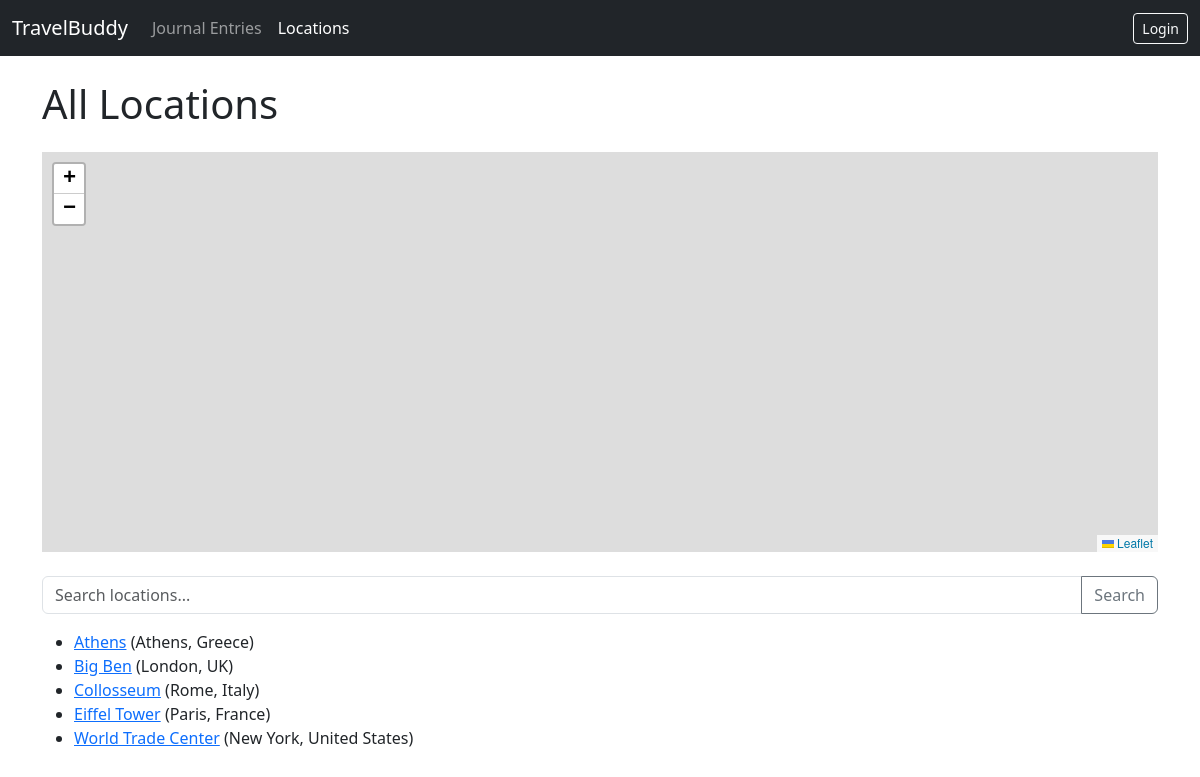
Page /project/locations/ on the earlier database version.
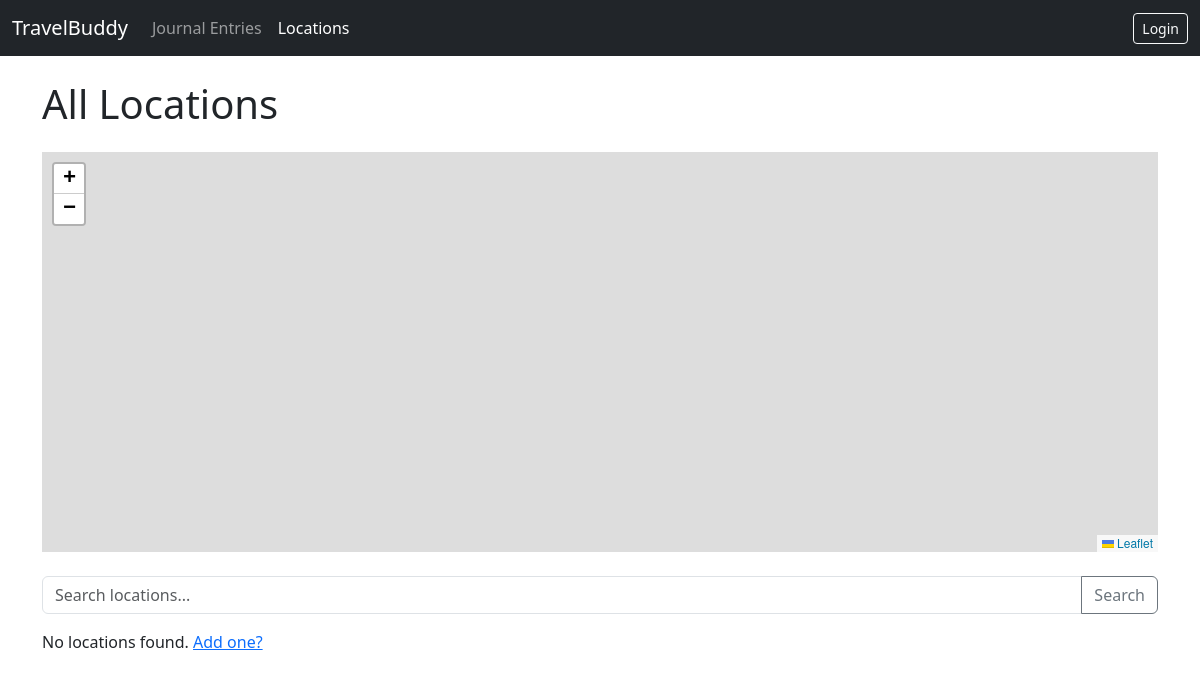
Same page on the later database version.
### project/models.py (models this page shows, shortened)
class Location(models.Model):
    name = models.CharField(max_length=100)
    description = models.TextField()
    latitude = models.FloatField(null=True, blank=True)
    longitude = models.FloatField(null=True, blank=True)
    country = models.CharField(max_length=100)
    city = models.CharField(max_length=100)

### project/views.py (the view, shortened to what this page needs)
# urls.py: path('locations/', views.LocationListView.as_view(), name='location-list'),
class LocationListView(generic.ListView):
    model = Location
    context_object_name = 'location_list'
    template_name = 'project/location_list.html'
    def get_queryset(self):
        queryset = Location.objects.order_by('name')
        query = self.request.GET.get('q')
        return queryset
    def get_context_data(self, **kwargs):
        context = super().get_context_data(**kwargs)
        context['locations_for_map'] = Location.objects.exclude(latitude__isnull=True, longitude__isnull=True)
        return context

### project/templates/project/location_list.html (shortened to what this page needs)
{% extends "project/base.html" %}
{% block header %}All Locations{% endblock %}
{% block content %}
    <div id="map" style="height: 400px; margin-bottom: 2em;"></div>
    <form method="get" action="{% url 'project:location-list' %}" class="mb-3">
        <div class="input-group">
            <input type="text" name="q" class="form-control" placeholder="Search locations..." value="{% if request.GET.q %}{{ request.GET.q }}{% endif %}">
            <button class="btn btn-outline-secondary" type="submit">Search</button>
        </div>
    </form>
    {% if location_list %}
        <ul>
        {% for loc in location_list %}
            <li>
                <a href="{% url 'project:location-detail' pk=loc.pk %}">{{ loc.name }}</a>
                ({{ loc.city }}, {{ loc.country }})
            </li>
        {% endfor %}
        </ul>
    {% else %}
        <p>No locations found. <a href="{% url 'project:location-create' %}">Add one?</a></p>
    {% endif %}
    <link rel="stylesheet" href="https://unpkg.com/leaflet/dist/leaflet.css" />
{% endblock %}

Differences in the rows shown:
removed Location: name "Athens", city "Athens", country "Greece"
removed Location: name "Big Ben", city "London", country "UK"
removed Location: name "Collosseum", city "Rome", country "Italy"
removed Location: name "Eiffel Tower", city "Paris", country "France"
removed Location: name "World Trade Center", city "New York", country "United States"
Other differences:
text now shown: "No locations found. Add one?"
